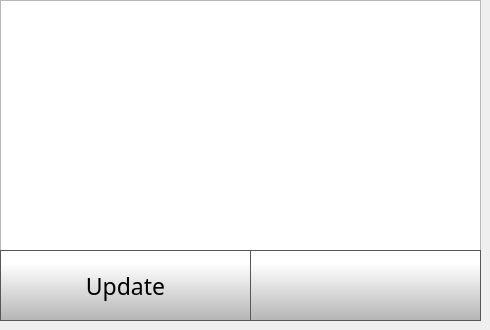
    <widget class="QWidget" name="OTAUpdatePage">
     <widget class="QListWidget" name="updateListWidget">
      <property name="geometry">
       <rect>
        <x>0</x>
        <y>0</y>
        <width>481</width>
        <height>251</height>
       </rect>
      </property>
      <property name="font">
       <font>
        <pointsize>14</pointsize>
       </font>
      </property>
      <property name="styleSheet">
       <string notr="true">

QScrollBar:vertical {
 border: 1px solid black; 
border-radius: 5px;
background: rgb(40,40,40);
width: 62px;
}

/* Sets up the color and height of handle */
QScrollBar::handle:vertical {
border-radius: 5px;
background: qlineargradient(spread:pad, x1:0, y1:1, x2:0, y2:0.188, stop:0 rgba(180, 180, 180, 255), stop:1 rgba(255, 255, 255, 255));
min-height: 20px;
}




/* This remvoes the bottom button by setting the height to 0px */
QScrollBar::add-line:vertical {
height: 0px;
subcontrol-position: bottom;
subcontrol-origin: margin;
}

/* This remvoes the top button by setting the height to 0px */
QScrollBar::sub-line:vertical {
height: 0px;
subcontrol-position: top;
subcontrol-origin: margin;
}

/*
QScrollBar::up-arrow:vertical, QScrollBar::down-arrow:vertical {
border: 2px solid grey;
width: 5px;
height: 5px;
background: white;
}


/* need this to get rid of crosshatching on scrollbar background */
QScrollBar::add-page:vertical, QScrollBar::sub-page:vertical {
background: none;
}

QListView::item {
color: rgb(255, 255, 255);
border-bottom: 1px solid rgb(255, 255, 255);
}

QListView {
    show-decoration-selected: 1; /* make the selection span the entire width of the view */
}

QListView::item:selected {
outline: none;
}


QListView::item:selected:focus {
	outline: none;
}
</string>
      </property>
     </widget>
     <widget class="QPushButton" name="softwareUpdateBackButton">
      <property name="geometry">
       <rect>
        <x>250</x>
        <y>250</y>
        <width>231</width>
        <height>71</height>
       </rect>
      </property>
      <property name="minimumSize">
       <size>
        <width>0</width>
        <height>0</height>
       </size>
      </property>
      <property name="font">
       <font>
        <family>Gotham Light</family>
        <pointsize>9</pointsize>
       </font>
      </property>
      <property name="styleSheet">
       <string notr="true">QPushButton {
     border: 1px solid rgb(87, 87, 87);
	background-color: qlineargradient(spread:pad, x1:0, y1:1, x2:0, y2:0.188, stop:0 rgba(180, 180, 180, 255), stop:1 rgba(255, 255, 255, 255));


}

QPushButton:pressed {
    background-color: qlineargradient(x1: 0, y1: 0, x2: 0, y2: 1,
                                      stop: 0 #dadbde, stop: 1 #f6f7fa);
}

QPushButton:flat {
    border: none; /* no border for a flat push button */
}

QPushButton:default {
    border-color: navy; /* make the default button prominent */
}</string>
      </property>
      <property name="text">
       <string/>
      </property>
      <property name="icon">
       <iconset>
        <normaloff>../octoprint_Julia3GTouchUI/templates/img/arrows-4.png</normaloff>../octoprint_Julia3GTouchUI/templates/img/arrows-4.png</iconset>
      </property>
      <property name="iconSize">
       <size>
        <width>50</width>
        <height>50</height>
       </size>
      </property>
      <property name="checkable">
       <bool>false</bool>
      </property>
      <property name="autoDefault">
       <bool>false</bool>
      </property>
      <property name="default">
       <bool>false</bool>
      </property>
      <property name="flat">
       <bool>false</bool>
      </property>
     </widget>
     <widget class="QPushButton" name="performUpdateButton">
      <property name="geometry">
       <rect>
        <x>0</x>
        <y>250</y>
        <width>251</width>
        <height>71</height>
       </rect>
      </property>
      <property name="minimumSize">
       <size>
        <width>0</width>
        <height>0</height>
       </size>
      </property>
      <property name="font">
       <font>
        <family>Gotham Light</family>
        <pointsize>17</pointsize>
       </font>
      </property>
      <property name="styleSheet">
       <string notr="true">QPushButton {
     border: 1px solid rgb(87, 87, 87);
	background-color: qlineargradient(spread:pad, x1:0, y1:1, x2:0, y2:0.188, stop:0 rgba(180, 180, 180, 255), stop:1 rgba(255, 255, 255, 255));


}

QPushButton:pressed {
    background-color: qlineargradient(x1: 0, y1: 0, x2: 0, y2: 1,
                                      stop: 0 #dadbde, stop: 1 #f6f7fa);
}

QPushButton:flat {
    border: none; /* no border for a flat push button */
}

QPushButton:default {
    border-color: navy; /* make the default button prominent */
}</string>
      </property>
      <property name="text">
       <string>Update</string>
      </property>
      <property name="icon">
       <iconset>
        <normaloff>../octoprint_Julia3GTouchUI/templates/img/update-arrows.png</normaloff>../octoprint_Julia3GTouchUI/templates/img/update-arrows.png</iconset>
      </property>
      <property name="iconSize">
       <size>
        <width>40</width>
        <height>40</height>
       </size>
      </property>
      <property name="checkable">
       <bool>false</bool>
      </property>
      <property name="autoDefault">
       <bool>false</bool>
      </property>
      <property name="default">
       <bool>false</bool>
      </property>
      <property name="flat">
       <bool>false</bool>
      </property>
     </widget>
    </widget>
